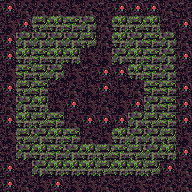

This game map was drawn from its Tiled (.tmx) file and the tilesets committed beside it. A one-line description and the full map source follow:
An orthogonal 12x12 tile map with 16x16 px tiles, 1 tile layer (tile) and 20 objects.

<map version="1.0" tiledversion="1.1.2" orientation="orthogonal" renderorder="right-down" width="12" height="12" tilewidth="16" tileheight="16" infinite="0" nextobjectid="59">
 <tileset firstgid="1" source="tileset.tsx" />
 <layer name="tile" width="12" height="12">
  <data encoding="csv">
22,23,23,23,24,23,25,22,22,22,23,25,
24,22,19,21,20,18,23,21,19,21,25,22,
22,18,18,18,18,19,23,21,18,20,18,23,
22,21,20,21,21,24,24,18,21,20,18,22,
24,20,19,18,24,25,22,22,21,20,18,25,
22,19,20,25,23,24,22,24,23,20,20,22,
23,18,21,24,22,24,23,24,22,18,20,22,
22,21,19,20,23,22,22,22,18,19,20,22,
24,19,18,21,20,23,24,21,18,18,19,24,
25,18,21,20,18,21,19,20,19,18,21,22,
22,25,18,21,21,21,19,21,21,19,22,23,
22,23,24,22,24,24,23,25,24,25,23,23
</data>
 </layer>
 <objectgroup name="item">
  <object id="57" gid="212" x="48" y="112" width="16" height="16">
   <properties>
    <property name="probability" value="10" />
   </properties>
  </object>
  <object id="58" gid="212" x="96" y="144" width="16" height="16">
   <properties>
    <property name="probability" value="10" />
   </properties>
  </object>
 </objectgroup>
 <objectgroup name="furniture">
  <object id="39" gid="26" x="96" y="32" width="16" height="16" />
  <object id="40" gid="52" x="80" y="96" width="16" height="16" />
  <object id="41" gid="52" x="96" y="96" width="16" height="16" />
  <object id="42" gid="52" x="96" y="112" width="16" height="16" />
  <object id="43" gid="52" x="80" y="112" width="16" height="16" />
  <object id="44" gid="52" x="16" y="176" width="16" height="16" />
  <object id="45" gid="52" x="160" y="176" width="16" height="16" />
  <object id="46" gid="52" x="160" y="32" width="16" height="16" />
  <object id="47" gid="52" x="16" y="32" width="16" height="16" />
  <object id="48" gid="29" x="48" y="96" width="16" height="16" />
  <object id="49" gid="29" x="80" y="144" width="16" height="16" />
  <object id="50" gid="72" x="48" y="112" width="16" height="16" />
  <object id="51" gid="70" x="96" y="144" width="16" height="16" />
  <object id="52" gid="71" x="128" y="112" width="16" height="16" />
  <object id="53" gid="71" x="128" y="96" width="16" height="16" />
  <object id="54" gid="71" x="112" y="112" width="16" height="16" />
  <object id="55" gid="85" x="64" y="80" width="16" height="16" />
  <object id="56" gid="85" x="64" y="128" width="16" height="16" />
 </objectgroup>
 <objectgroup name="description" />
</map>
